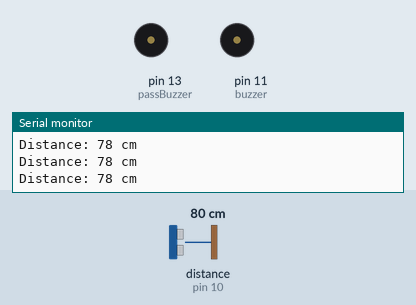
This sketch was run on a simulated Arduino Uno, built with avr-gcc and run on an emulated ATmega328P. On the bench: buzzer (waves = sounding, pin HIGH), the last lines printed to the serial monitor. Wiring (inferred from the names in the program): ultrasonic range finder: trigger pin 9; echo pin 10. Inputs (shaded band) come from the test bench; at power-on: distance to the obstacle (sensor on pin 10) 80 cm. The echo pulse lasts 58.3 µs per cm; pins used as bus, display or sensor lines are not drawn.

Above: at 1.2 s.
1.3 s: distance to the obstacle (sensor on pin 10) set to 45 cm
2.8 s: distance to the obstacle (sensor on pin 10) set to 39 cm
At 3.7 s:
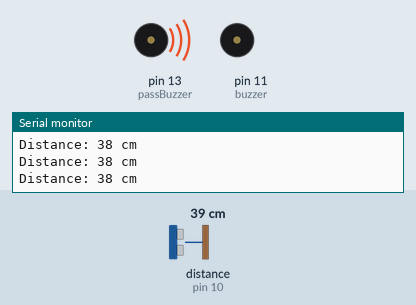
4.3 s: distance to the obstacle (sensor on pin 10) set to 14 cm
5.8 s: distance to the obstacle (sensor on pin 10) set to 10 cm
At 7.0 s:
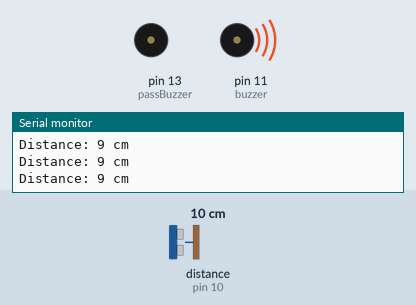
7.3 s: distance to the obstacle (sensor on pin 10) set to 18 cm
At 7.8 s:
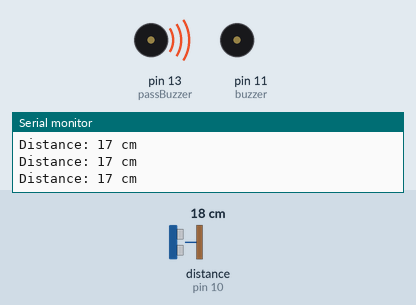
8.8 s: distance to the obstacle (sensor on pin 10) set to 2 cm
At 9.9 s:
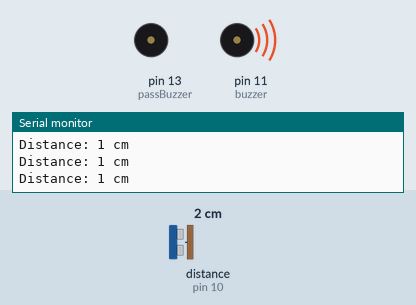
Timing chart, 0 to 11.3 s (numbered marks = the images above; inputs shaded):
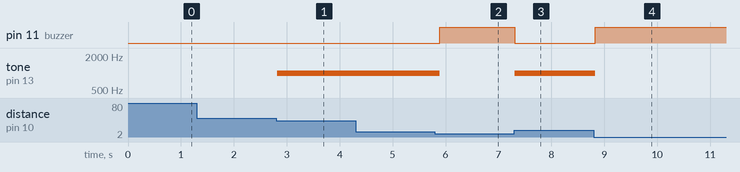

Measured:
- the behaviour switches between 42 and 41 cm on distance to the obstacle (sensor on pin 10) (found by bisection; images 0 and 1)
- the behaviour switches between 12 and 11 cm on distance to the obstacle (sensor on pin 10) (found by bisection; images 1 and 2)
- after the input at 2.8 s, tone on pin 13 (passBuzzer): silent → 1000 Hz at once
- after the input at 5.8 s, pin 11 (buzzer): LOW → HIGH after 0.09 s; tone on pin 13 (passBuzzer): 1000 Hz → silent after 0.09 s
- after the input at 7.3 s, pin 11 (buzzer): HIGH → LOW at once; tone on pin 13 (passBuzzer): silent → 1000 Hz at once
- after the input at 8.8 s, pin 11 (buzzer): LOW → HIGH at once; tone on pin 13 (passBuzzer): 1000 Hz → silent at once

The sketch:

smartStick-arduinoCode.ino
```cpp
// Define pin numbers
const int trigPin = 9;
const int echoPin = 10;
const int buzzer = 11;
const int passBuzzer = 13;

// Define variables
long duration;
int distance;
const int thresholdDistance = 10;      // distance in cm to trigger active buzzer
const int passThresholdDistance = 40; // distance for passive buzzer

void setup() {
  pinMode(trigPin, OUTPUT);
  pinMode(echoPin, INPUT);
  pinMode(buzzer, OUTPUT);
  pinMode(passBuzzer, OUTPUT);
  Serial.begin(9600); // Start Serial Monitor (terminal)
}

void loop() {
  // Trigger the ultrasonic pulse (sensor)
  digitalWrite(trigPin, LOW);
  delayMicroseconds(2);
  digitalWrite(trigPin, HIGH);
  delayMicroseconds(10);
  digitalWrite(trigPin, LOW);

  // Measure the duration and calculate distance in cm
  duration = pulseIn(echoPin, HIGH);
  distance = duration * 0.034 / 2;

  // Control buzzers based on distance
  if (distance > 0 && distance <= thresholdDistance) {
    digitalWrite(buzzer, HIGH);
    noTone(passBuzzer);
  } else if (distance > thresholdDistance && distance <= passThresholdDistance) {
    digitalWrite(buzzer, LOW);
    tone(passBuzzer, 1000); // 1kHz tone for passive buzzer
  } else {
    digitalWrite(buzzer, LOW);
    noTone(passBuzzer);
  }

  // Output distance to Serial Monitor
  Serial.print("Distance: ");
  Serial.print(distance);
  Serial.println(" cm");

  delay(100);
}
```
